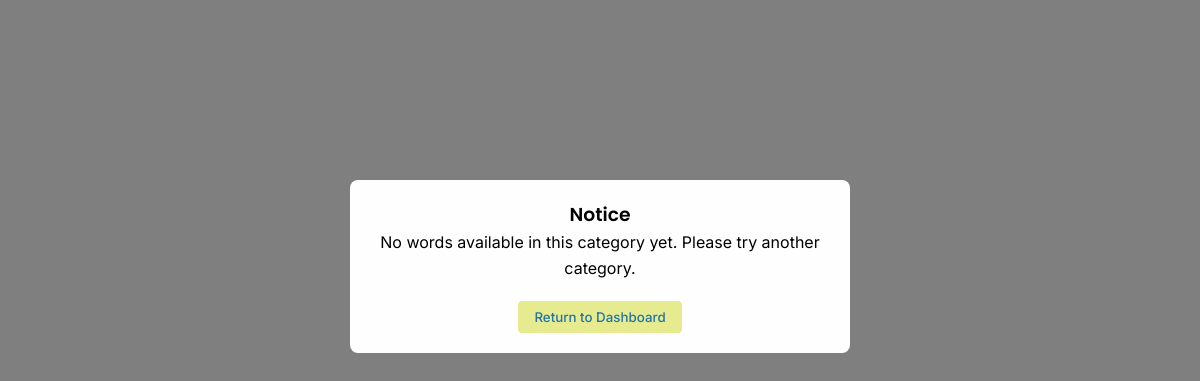
Page /view/learn.php?course=1&category=food-drinks (signed in) on the earlier database version.
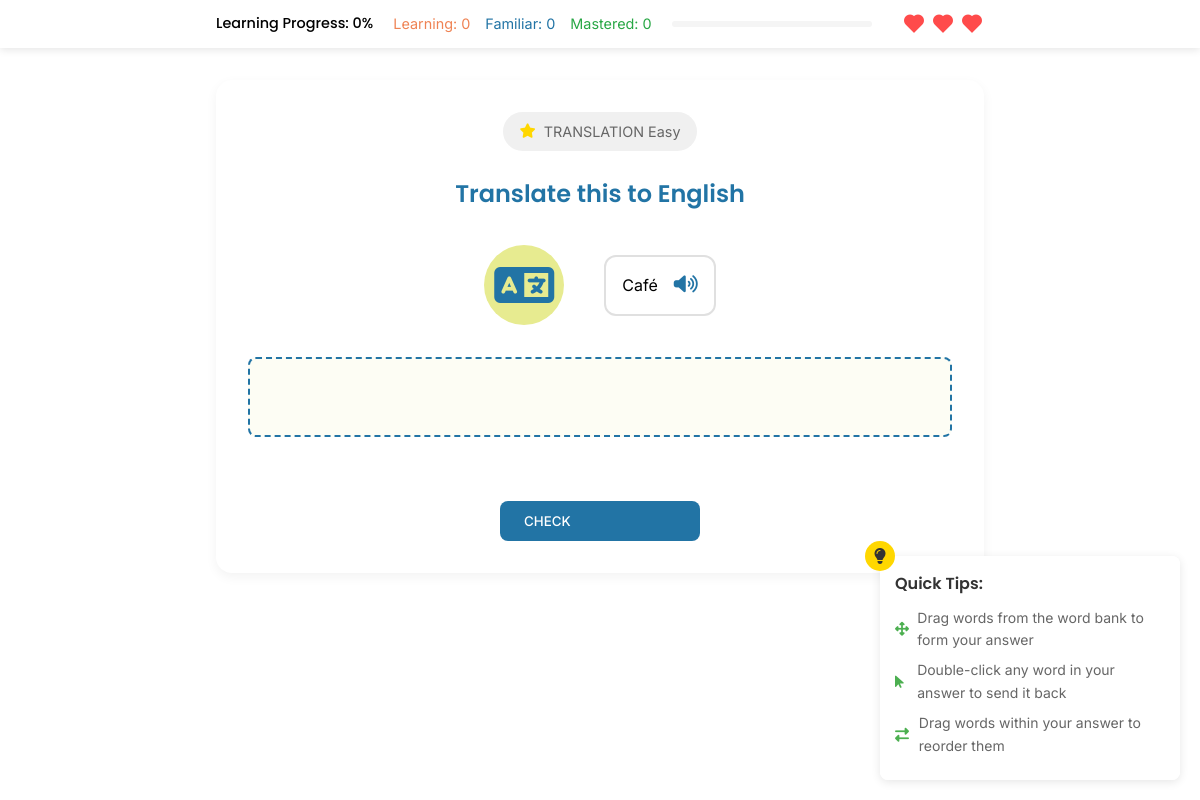
Same page on the later database version.
### tables this page shows
CREATE TABLE `exercise_sets` (
  `exerciseId` int(11) NOT NULL,
  `wordId` int(11) NOT NULL,
  `translationId` int(11) NOT NULL,
  `difficulty` enum('easy','medium','hard') NOT NULL DEFAULT 'medium',
  `type` enum('translation','matching','fill-in') NOT NULL,
  `created_at` timestamp NOT NULL DEFAULT current_timestamp()
);

CREATE TABLE `words` (
  `wordId` int(11) NOT NULL,
  `languageId` int(11) NOT NULL,
  `original_text` varchar(255) NOT NULL,
  `categoryId` int(11) NOT NULL,
  `word` varchar(100) NOT NULL,
  `translation` varchar(100) NOT NULL,
  `pronunciation` varchar(100) DEFAULT NULL,
  `category` varchar(50) DEFAULT NULL,
  `difficulty` enum('easy','medium','hard') NOT NULL DEFAULT 'medium',
  `createdAt` timestamp NOT NULL DEFAULT current_timestamp(),
  `context_type` enum('noun','verb','adjective','phrase','other') NOT NULL DEFAULT 'other'
);

### actions/ProficiencyTracker.php (called while the page is built, shortened)
<?php
class ProficiencyTracker {
    private $pdo;
    private $userId;
    public function __construct($pdo, $userId) {
        $this->pdo = $pdo;
        $this->userId = $userId;
    }
    public function getProgress() {
        $stmt = $this->pdo->prepare("
            SELECT COUNT(DISTINCT w.wordId) as total_words
            FROM words w
            JOIN exercise_sets es ON w.wordId = es.wordId
            JOIN user_enrollments ue ON w.languageId = ue.languageId
            WHERE ue.userId = ?
        ");
        $stmt->execute([$this->userId]);
        $totalWords = $stmt->fetch(PDO::FETCH_ASSOC)['total_words'];
        $stmt = $this->pdo->prepare("
            SELECT
                COUNT(CASE WHEN proficiency = 'learning' THEN 1 END) as learning_count,
                COUNT(CASE WHEN proficiency = 'familiar' THEN 1 END) as familiar_count,
                COUNT(CASE WHEN proficiency = 'mastered' THEN 1 END) as mastered_count
            FROM learned_words
            WHERE userId = ?
        ");
        $stmt->execute([$this->userId]);
        $counts = $stmt->fetch(PDO::FETCH_ASSOC);
        $learningWeight = 0.3;
        $familiarWeight = 0.7;
        $masteredWeight = 1.0;
        $weightedProgress =
            ($counts['learning_count'] * $learningWeight +
             $counts['familiar_count'] * $familiarWeight +
             $counts['mastered_count'] * $masteredWeight) / ($totalWords ?: 1) * 100;
        return [
            'progress' => min(100, round($weightedProgress, 2)),
            'counts' => $counts
        ];
    }
}

### view/learn.php (the view, shortened to what this page needs)
<?php
require_once '../config/db_connect.php';
require_once '../actions/ProficiencyTracker.php';
$languageId = isset($_GET['course']) ? (int)$_GET['course'] : 0;
$categorySlug = isset($_GET['category']) ? htmlspecialchars($_GET['category']) : '';
$stmt = $pdo->prepare("
    SELECT
        es.exerciseId,
        es.wordId,
        w.word,
        w.pronunciation,
        w.context_type,
        w.difficulty,
        es.type,
        wc.categoryName,
        wc.categoryId,
        l.languageName
    FROM exercise_sets es
    JOIN words w ON es.wordId = w.wordId
    JOIN word_categories wc ON w.categoryId = wc.categoryId
    JOIN languages l ON w.languageId = l.languageId
    WHERE w.languageId = ?
    AND wc.categorySlug = ?
    AND w.wordId NOT IN (
        SELECT wordId FROM learned_words
        WHERE userId = ? AND proficiency = 'mastered'
    )
    ORDER BY RAND()
    LIMIT 1
");
try {
    $stmt->execute([$languageId, $categorySlug, $_SESSION['user_id']]);
    $exercise = $stmt->fetch(PDO::FETCH_ASSOC);
    if (!$exercise) {
        $exercise = [];
    }
} catch (PDOException $e) {
    error_log("DEBUG: Database error: " . $e->getMessage());
    $exercise = [];
}
try {
    $stmt->execute([$languageId, $categorySlug, $_SESSION['user_id']]);
    $exercise = $stmt->fetch(PDO::FETCH_ASSOC);
    $errorMessage = null;
    if (!$exercise) {
        $wordCheck = $pdo->prepare("SELECT COUNT(*) FROM words WHERE languageId = ? AND categoryId = (SELECT categoryId FROM word_categories WHERE categorySlug = ?)");
        $wordCheck->execute([$languageId, $categorySlug]);
        $wordCount = $wordCheck->fetchColumn();
        if ($wordCount == 0) {
            $errorMessage = "No words available in this category yet. Please try another category.";
        }
    }
} catch (PDOException $e) {
    $errorMessage = "Database error occurred. Please try again later.";
    error_log("Database error: " . $e->getMessage());
}
$proficiencyTracker = new ProficiencyTracker($pdo, $_SESSION['user_id']);
$progress = $proficiencyTracker->getProgress();
?>
<!DOCTYPE html>
<html lang="en">
<head>
    <link rel="stylesheet" href="https://cdnjs.cloudflare.com/ajax/libs/font-awesome/6.5.1/css/all.min.css">
    <link rel="stylesheet" href="../assets/css/styles.css">
    <link rel="stylesheet" href="../assets/css/learn.css">
    <link href='https://unpkg.com/boxicons@2.1.4/css/boxicons.min.css' rel='stylesheet'>
</head>
<body>
    <?php if ($errorMessage): ?>
    <div id="errorModal" class="modal" style="display: block;">
        <div class="modal-content">
            <h3>Notice</h3>
            <p><?php echo htmlspecialchars($errorMessage); ?></p>
            <div class="modal-buttons">
                <button onclick="window.location.href='dashboard.php'" class="btn btn-secondary">
                    Return to Dashboard
                </button>
            </div>
        </div>
    </div>
    <?php else: ?>
        <div class="learning-progress-floating">
            <div class="progress-inner">
                <div class="progress-stats">
                    <div class="progress-text">
                        Learning Progress: <?php echo round($progress['progress']); ?>%
                    </div>
                    <div class="proficiency-counts">
                        <span class="learning">Learning: <?php echo $progress['counts']['learning_count']; ?></span>
                        <span class="familiar">Familiar: <?php echo $progress['counts']['familiar_count']; ?></span>
                        <span class="mastered">Mastered: <?php echo $progress['counts']['mastered_count']; ?></span>
                    </div>
                    <div class="progress-bar">
                    </div>
                </div>
                <div class="hearts-display">
                    <div class="hearts">
                    </div>
                </div>
            </div>
        </div>
        <div class="tips-container">
            <div class="tips-icon">
                <i class="fas fa-lightbulb"></i>
            </div>
            <div class="tips-content">
                <h4>Quick Tips:</h4>
                <ul>
                    <li><i class="fas fa-arrows-alt"></i> Drag words from the word bank to form your answer</li>
                    <li><i class="fas fa-mouse-pointer"></i> Double-click any word in your answer to send it back</li>
                    <li><i class="fas fa-exchange-alt"></i> Drag words within your answer to reorder them</li>
                </ul>
            </div>
        </div>
        <main class="learn-container">
            <div class="exercise-container">
                <div class="badge">
                    <i class="fas fa-star"></i>
                    <span class="exercise-type">
                        <?php echo strtoupper($exercise['type']); ?>
                        <span class="difficulty-badge <?php echo $exercise['difficulty']; ?>">
                            <?php echo ucfirst($exercise['difficulty']); ?>
                        </span>
                    </span>
                </div>
                <h2 class="question">
                    <?php
                    switch($exercise['type']) {
                        case 'translation':
                            echo 'Translate this to English';
                            break;
                    }
                    ?>
                </h2>
                <div class="character-display">
                    <div class="icon-container">
                        <i class="fas fa-language fa-3x"></i>
                    </div>
                    <div class="speech-bubble">
                        <span class="original-text"
                              data-pronunciation="<?php echo htmlspecialchars($exercise['pronunciation']); ?>"
                              data-context="<?php echo htmlspecialchars($exercise['context_type']); ?>">
                            <?php echo htmlspecialchars($exercise['word']); ?>
                        </span>
                        <button class="audio-btn" title="Listen to pronunciation">
                            <i class="fas fa-volume-up"></i>
                        </button>
                    </div>
                </div>
                <div class="answer-area">
                    <div class="answer-box" id="answerBox"></div>
                </div>
                <div class="action-buttons">
                    <button class="btn btn-primary" id="checkBtn">CHECK</button>
                </div>
            </div>
        </main>
    <?php endif; ?>
</body>
</html>

### assets/css/styles.css (style rules this page uses)
:root { --ucla-blue: #2274A5; --mindaro: #E7EB90; --coral: #EF8354; --white: #FFFFFF; --black: #000000; --gray-light: #F5F5F5; --gray: #666666; --font-heading: 'Poppins', sans-serif; --font-body: 'Inter', sans-serif; }
* { margin: 0; padding: 0; box-sizing: border-box; }
body { font-family: var(--font-body); line-height: 1.6; color: var(--black); }
h1, h2, h3, h4, h5, h6 { font-family: var(--font-heading); font-weight: 600; }
.btn { padding: 12px 24px; border: none; border-radius: 8px; cursor: pointer; font-weight: 500; font-family: var(--font-body); transition: all 0.3s ease; display: inline-flex; align-items: center; gap: 8px; }
.btn-primary { background-color: var(--ucla-blue); color: var(--white); }
.btn-secondary { background-color: var(--mindaro); color: var(--ucla-blue); }

### assets/css/learn.css (style rules this page uses)
.progress-bar { height: 100%; background: var(--ucla-blue); transition: width 0.3s ease; }
.hearts { display: flex; gap: 5px; align-items: center; }
.learn-container { max-width: 800px; margin: 80px auto 2rem; padding: 0 1rem; }
.exercise-container { background: white; border-radius: 16px; padding: 2rem; box-shadow: 0 4px 12px rgba(0,0,0,0.05); text-align: center; }
.badge { display: inline-flex; align-items: center; gap: 0.5rem; background: #f0f0f0; padding: 0.5rem 1rem; border-radius: 20px; font-size: 0.9rem; color: var(--gray); margin-bottom: 1.5rem; }
.badge i { color: #ffd700; }
.question { font-size: 1.5rem; color: var(--ucla-blue); margin-bottom: 2rem; }
.character-display { margin: 2rem 0; display: flex; align-items: center; justify-content: center; gap: 1.5rem; }
.icon-container { color: var(--ucla-blue); background-color: var(--mindaro); width: 80px; height: 80px; border-radius: 50%; display: flex; align-items: center; justify-content: center; }
.speech-bubble { background: white; border: 2px solid #e0e0e0; border-radius: 12px; padding: 1rem; display: inline-flex; align-items: center; gap: 1rem; margin-left: 1rem; }
.audio-btn { background: none; border: none; color: var(--ucla-blue); cursor: pointer; font-size: 1.2rem; }
.answer-area { margin: 2rem 0; }
.answer-box { display: flex; flex-wrap: wrap; gap: 0.8rem; min-height: 80px; padding: 1.5rem; background-color: rgba(231, 235, 144, 0.1); border: 2px dashed var(--ucla-blue); border-radius: 8px; transition: all 0.3s ease; align-items: center; position: relative; }
.action-buttons { display: flex; justify-content: center; margin-top: 2rem; }
.action-buttons .btn { min-width: 200px; }
.learning-progress-floating { position: fixed; top: 0; left: 0; right: 0; z-index: 1000; background: var(--white); backdrop-filter: blur(8px); box-shadow: 0 2px 8px rgba(0,0,0,0.1); transition: transform 0.3s ease; }
.learning-progress-floating .progress-inner { max-width: 800px; margin: 0 auto; padding: 0.75rem 1rem; display: flex; justify-content: space-between; align-items: center; }
.progress-stats { display: flex; align-items: center; gap: 20px; }
.progress-text { color: var(--black); font-family: var(--font-heading); font-weight: 500; font-size: 0.9rem; }
.progress-bar { height: 6px; background: var(--gray-light); border-radius: 3px; overflow: hidden; width: 200px; }
.hearts-display { display: flex; align-items: center; gap: 8px; }
.proficiency-counts { display: flex; gap: 15px; font-size: 0.9rem; }
.proficiency-counts span { display: flex; align-items: center; gap: 5px; }
.proficiency-counts .learning { color: var(--coral); }
.proficiency-counts .familiar { color: var(--ucla-blue); }
.proficiency-counts .mastered { color: #28a745; }

Differences in the rows shown:
added exercise_sets: type "TRANSLATION", wordId.difficulty "Easy", wordId.word "Café"
Other differences:
$progress['progress']: (not shown) → "0"
$progress['counts']['learning_count']: (not shown) → "0"
$progress['counts']['familiar_count']: (not shown) → "0"
$progress['counts']['mastered_count']: (not shown) → "0"
$errorMessage: "No words available in this category yet. Please try another category." → (not shown)
text no longer shown: "Notice Return to Dashboard"
text now shown: "Learning Progress: % Learning: Familiar: Mastered: Quick Tips: Drag words from the word bank to form your answer Double-click any word in your answer to send it back Drag words within your answer to reorder them Translate this to English CHECK"
